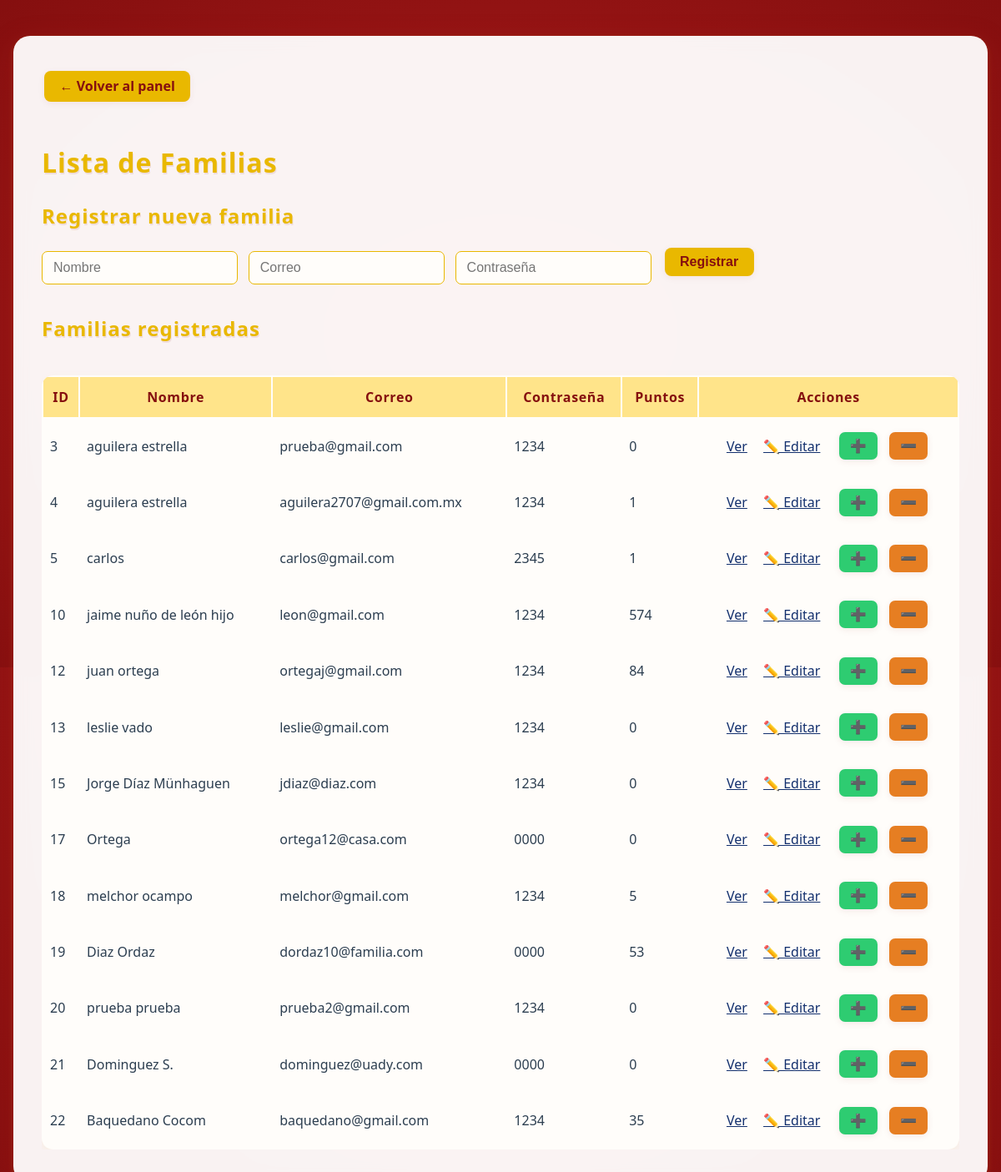
Page /lista_familias on the earlier database version.
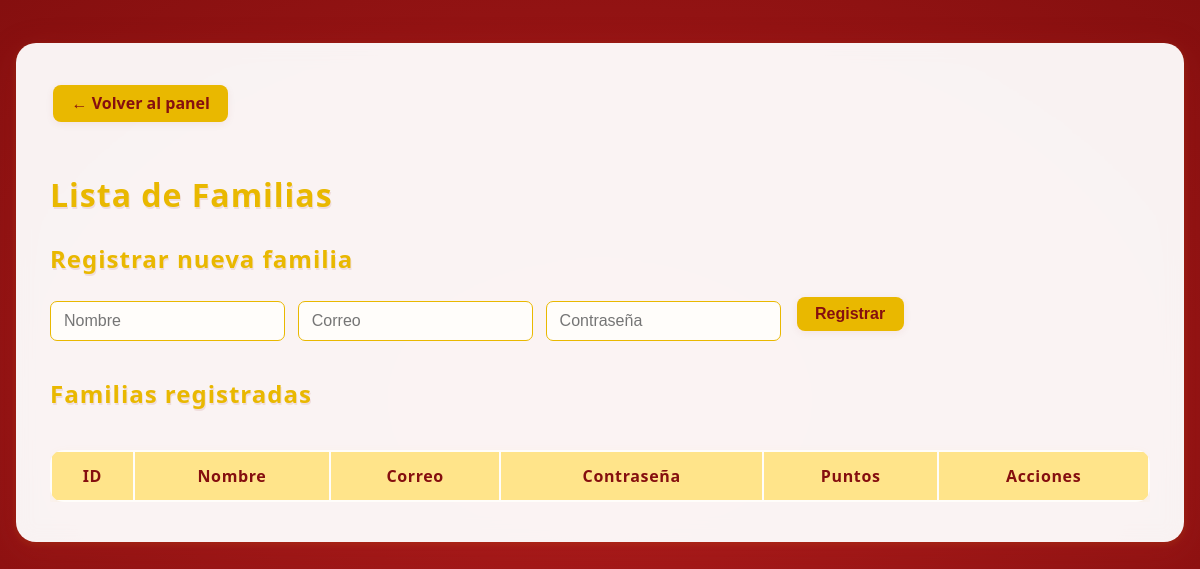
Same page on the later database version.
### app/models.py (models this page shows, shortened)
class Familia(db.Model):
    id = db.Column(db.Integer, primary_key=True)
    nombre = db.Column(db.String(100), nullable=False)
    correo = db.Column(db.String(100), unique=True, nullable=False)
    password = db.Column(db.String(100), nullable=False)
    puntos = db.Column(db.Integer, default=0)

### app/routes.py (the view, shortened to what this page needs)
@app.route('/lista_familias', methods=['GET', 'POST'])
def lista_familias():
    termino_busqueda = request.args.get('buscar', '').strip()
    if termino_busqueda:
        termino_normalizado = quitar_acentos(termino_busqueda.lower())
        familias = Familia.query.all()
        familias = [
            f for f in familias
            if termino_normalizado in quitar_acentos(f.nombre.lower())
        ]
    else:
        familias = Familia.query.all()
    return render_template('lista_familias.html', familias=familias, buscar=termino_busqueda)

### app/__init__.py (called while the page is built)
@app.before_request
def mantener_sesion_activa():
    session.permanent = True

### app/routes.py (called while the page is built)
@app.before_request
def refrescar_timeout():
    if "admin_id" in session:
        now = datetime.utcnow()
        last = session.get("last_activity", now)
        if hasattr(last, "tzinfo") and last.tzinfo is not None:
            last = last.astimezone(timezone.utc).replace(tzinfo=None)
        if now - last > timedelta(minutes=30):  # tu inactividad límite
            entry = LogEntry(
                user=session.get("nombre_usuario"),
                role=session.get("rol"),
                action="timeout sesión",
                entity="Admin",
                details="Cierre de sesión por inactividad"
            )
            db.session.add(entry)
            db.session.commit()
            session.clear()
            return redirect(url_for("login"))
        session["last_activity"] = now

### app/templates/lista_familias.html (shortened to what this page needs)
<!DOCTYPE html>
<html lang="es">
<head>
    <link rel="stylesheet" href="{{ url_for('static', filename='css/admin.css') }}">
    <link rel="stylesheet" href="https://cdn.datatables.net/1.13.6/css/jquery.dataTables.min.css">
</head>
<body>
    <div class="admin-contenedor">
        <a href="{{ url_for('panel_admin') }}" class="btn btn-primary" style="margin-bottom:1.4em;">← Volver al panel</a>
        <h1>Lista de Familias</h1>
        <h2>Registrar nueva familia</h2>
        <form method="POST" action="{{ url_for('lista_familias') }}" class="familia-form">
            <input type="text" name="nombre" placeholder="Nombre" required>
            <input type="email" name="correo" placeholder="Correo" required>
            <input type="password" name="password" placeholder="Contraseña" required>
            <button type="submit" class="btn btn-primary">Registrar</button>
        </form>
        <h2>Familias registradas</h2>
        <div class="table-responsive">
            <table id="tabla-familias" class="display">
                <thead>
                    <tr>
                        <th>ID</th>
                        <th>Nombre</th>
                        <th>Correo</th>
                        <th>Contraseña</th>
                        <th>Puntos</th>
                        <th>Acciones</th>
                    </tr>
                </thead>
                <tbody>
                    {% for f in familias %}
                    <tr>
                        <td>{{ f.id }}</td>
                        <td>{{ f.nombre }}</td>
                        <td>{{ f.correo }}</td>
                        <td>{{ f.password }}</td>
                        <td>{{ f.puntos }}</td>
                        <td class="acciones">
                            <a href="{{ url_for('ver_familia', familia_id=f.id) }}">Ver</a>
                            <a href="{{ url_for('editar_familia', familia_id=f.id) }}">✏️ Editar</a>
                            <button onclick="sumar({{ f.id }})" class="sumar" title="Sumar puntos">➕</button>
                            <button onclick="canjear({{ f.id }})" class="canjear" title="Canjear puntos">➖</button>
                        </td>
                    </tr>
                    {% endfor %}
                </tbody>
            </table>
        </div>
    </div>
</body>

### app/static/css/admin.css (style rules this page uses)
body { font-family: 'Segoe UI', Arial, sans-serif; background: radial-gradient(ellipse at center, #af1c1c 0%, #850f0f 100%); min-height: 100vh; margin: 0; color: #222; position: relative; }
.admin-contenedor { position: relative; z-index: 5; background: rgba(255,255,255,0.93); backdrop-filter: blur(12px); border-radius: 22px; box-shadow: 0 8px 32px 0 #ae1e1a44, 0 2px 8px #e9b80022; max-width: 1250px; margin: 2.7rem auto 2rem auto; padding: 2.5rem 2rem 2.5rem 2rem; }
h1, h2, h3 { color: #e9b800; font-weight: 700; margin-bottom: 0.8rem; letter-spacing: 1px; text-shadow: 1px 2px 0 #850f0f18; }
.table-responsive { overflow-x: auto; }
table { width: 100%; background: #fffdfa; border-radius: 14px; box-shadow: 0 4px 12px #e9b80011; overflow: hidden; margin-top: 1.3em; }
th { background: #ffe48a; color: #850f0f; font-weight: 700; letter-spacing: 0.04em; padding: 13px 8px; }
button, .btn, .btn-primary { background-color: #e9b800; color: #850f0f; border: none; padding: 10px 17px; border-radius: 7px; cursor: pointer; font-size: 1rem; font-weight: bold; margin: 0.2em; box-shadow: 0 2px 8px #850f0f15; transition: background 0.19s, color 0.19s, transform 0.13s; }
.admin-contenedor { position: relative; z-index: 5; background: rgba(255,255,255,0.95); backdrop-filter: blur(10px); border-radius: 20px; box-shadow: 0 8px 32px 0 #ae1e1a44, 0 2px 8px #e9b80022; max-width: 1100px; margin: 2.7rem auto 2.2rem auto; padding: 2.4rem 2.1rem 2.5rem 2.1rem; }
.btn-primary { background: #e9b800; color: #850f0f; font-weight: bold; padding: 0.48em 1.15em; border-radius: 8px; text-decoration: none; box-shadow: 0 2px 8px #850f0f11; transition: background 0.18s, color 0.18s, transform 0.13s; border: none; display: inline-block; margin-bottom: 1.1em; }
.familia-form { display: flex; gap: 0.8em; flex-wrap: wrap; align-items: center; margin-bottom: 1.8em; }
.familia-form input[type="text"], .familia-form input[type="email"], .familia-form input[type="password"] { padding: 10px 13px; border-radius: 7px; border: 1.4px solid #e9b800; font-size: 1rem; background: #fffdfa; color: #850f0f; min-width: 140px; }
h1, h2 { color: #e9b800; font-weight: 700; margin-top: 0.9em; margin-bottom: 0.8em; letter-spacing: 1px; text-shadow: 1px 2px 0 #850f0f18; }
.btn-primary { background: #e9b800; color: #850f0f; font-weight: bold; padding: 0.48em 1.15em; border-radius: 8px; text-decoration: none; box-shadow: 0 2px 8px #850f0f11; transition: background 0.18s, color 0.18s, transform 0.13s; border: none; display: inline-block; }

Differences in the rows shown:
removed Familia: id "3", nombre "aguilera estrella", correo "prueba@gmail.com", password "1234", puntos "0"
removed Familia: id "4", nombre "aguilera estrella", correo "aguilera2707@gmail.com.mx", password "1234", puntos "1"
removed Familia: id "5", nombre "carlos", correo "carlos@gmail.com", password "2345", puntos "1"
removed Familia: id "10", nombre "jaime nuño de león hijo", correo "leon@gmail.com", password "1234", puntos "574"
removed Familia: id "12", nombre "juan ortega", correo "ortegaj@gmail.com", password "1234", puntos "84"
removed Familia: id "13", nombre "leslie vado", correo "leslie@gmail.com", password "1234", puntos "0"
removed Familia: id "15", nombre "Jorge Díaz Münhaguen", correo "jdiaz@diaz.com", password "1234", puntos "0"
removed Familia: id "17", nombre "Ortega", correo "ortega12@casa.com", password "0000", puntos "0"
removed Familia: id "18", nombre "melchor ocampo", correo "melchor@gmail.com", password "1234", puntos "5"
removed Familia: id "19", nombre "Diaz Ordaz", correo "dordaz10@familia.com", password "0000", puntos "53"
removed Familia: id "20", nombre "prueba prueba", correo "prueba2@gmail.com", password "1234", puntos "0"
removed Familia: id "21", nombre "Dominguez S.", correo "dominguez@uady.com", password "0000", puntos "0"
removed Familia: id "22", nombre "Baquedano Cocom", correo "baquedano@gmail.com", password "1234", puntos "35"
